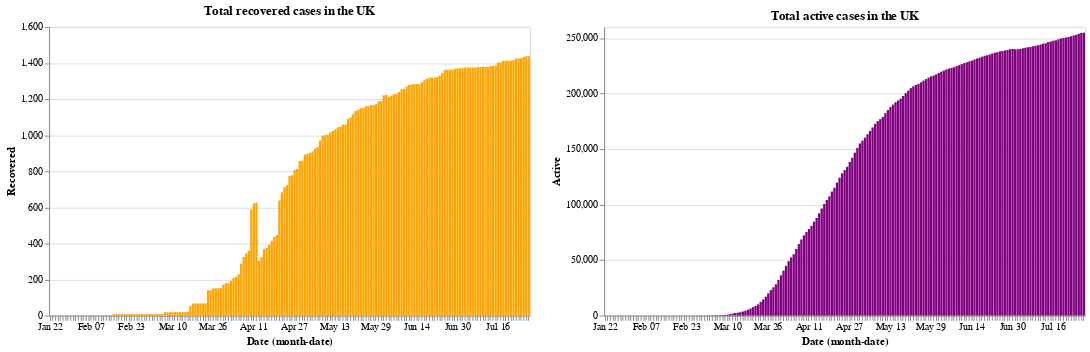

Notebook code for this chart:
### Code cell
base.encode(y='Recovered', color=orange).properties(title='Total recovered cases in the UK')| base.encode(y='Active', color=purple).properties(title='Total active cases in the UK')

### Figure 1 — Vega-Lite specification as saved in the notebook (floating-point values rounded to 4 significant figures; data arrays with more than 128 entries replaced by an {"elided": "..."} marker saying what was removed)
{"config": {"view": {"continuousWidth": 400, "continuousHeight": 300}}, "hconcat": [{"mark": "bar", "encoding": {"color": {"value": "orange"}, "x": {"type": "ordinal", "field": "Date", "timeUnit": "monthdate"}, "y": {"type": "quantitative", "field": "Recovered"}}, "title": "Total recovered cases in the UK", "width": 500}, {"mark": "bar", "encoding": {"color": {"value": "purple"}, "x": {"type": "ordinal", "field": "Date", "timeUnit": "monthdate"}, "y": {"type": "quantitative", "field": "Active"}}, "title": "Total active cases in the UK", "width": 500}], "data": {"name": "data-f34c0caed72346d5ff5ba29199f0ad7a"}, "$schema": "https://vega.github.io/schema/vega-lite/v4.8.1.json", "datasets": {"data-f34c0caed72346d5ff5ba29199f0ad7a": {"elided": "189 records"}}}
